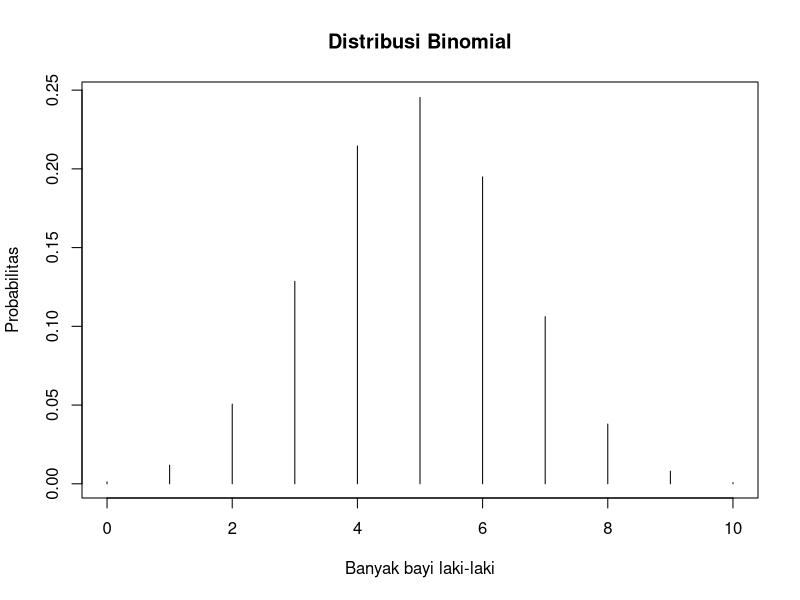
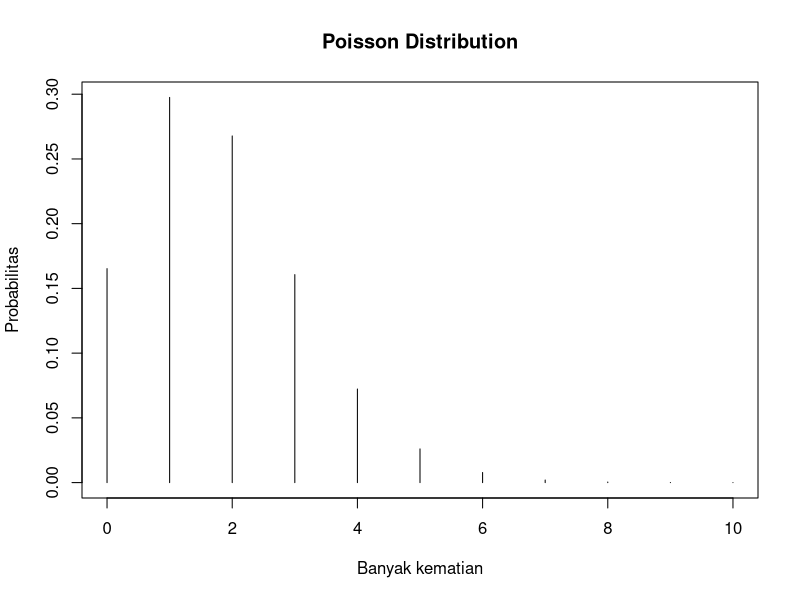
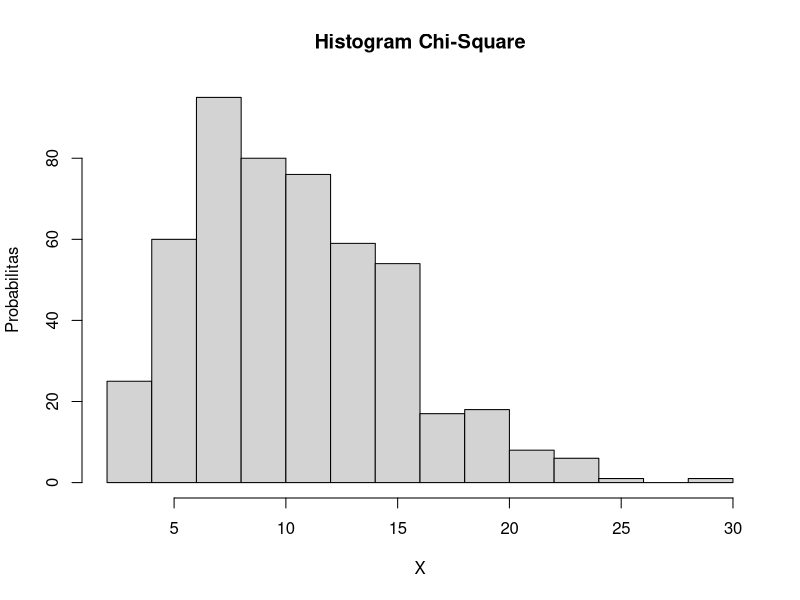

Source code (R) for these figures, in order:

# Nama  : Keyisa Raihan Illah Setiadi
# NRP   : 5025211002
# Kelas : Probabilitas dan Statistik (C)

# No 1
# Probabilitas seorang bayi yang baru lahir berjenis kelamin laki-laki adalah 0,488.
# Jika kita asumsikan bahwa dalam satu hari di rumah sakit terdapat 10 kelahiran,
# maka:

# Poin 1a.
# Bagaimana pendistribusian banyak bayi laki-laki? Tentukan distribusi dengan
# parameter yang sesuai.
# Jawab : 
# Distribusi yang sesuai adalah distribusi binomial, karena kemungkinannya hanya ada 2 yaitu Laki laki/ tidak laki laki
# Lalu karena terdapat lebih dari 1 maka termasuk distribusi Binomial bukan bernouli
# Rumus -> P(X=k) = (10Ck) 0.488^k (1-0.488)^(10-k)

# Poin 1b.
# Berapa probabilitas bahwa tepat tiga bayi di antaranya berjenis kelamin lakilaki?
# Jawab : 
x <- 3
p <- 0.488
size <- 10
ans <- dbinom(x=x, size=size, prob=p)
ans

# Poin 1c.
# Berapa probabilitas bahwa kurang dari tiga bayi di antaranya berjenis kelamin
# laki-laki?
# Jawab : 
q <- 2
p <- 0.488
size <- 10
ans <-  pbinom(q=q, size=size, prob=p)
ans

# Poin 1d.
# Berapa probabilitas bahwa tiga atau lebih bayi di antaranya berjenis kelamin
# laki-laki?
# Jawab : 
q <- 2
p <- 0.488
size <- 10
left <- FALSE
ans <- pbinom(q=q, size=size, prob=p, lower.tail=left)
ans

# Poin 1e.
# Berapa nilai harapan dan simpangan baku banyak bayi laki-laki?
# Jawab : 
n <- 10
p <- 0.488
nilai_harapan <- n*p
nilai_harapan
simpangan_baku <- sqrt(n*p*(1-p))
simpangan_baku

# Poin 1f.
# Gambarkan histogram pendistribusian banyak bayi laki-laki.
# Jawab : 
n <- 0:10
size <- 10
p <- 0.488
plot(n, dbinom(x=n, size=size, prob=p), 
     type='h',
     main='Distribusi Binomial',
     xlab='Banyak bayi laki-laki',
     ylab='Probabilitas'
     )

# No 2
# Misalkan banyak kematian karena kanker tulang untuk seluruh pekerja di pabrik
# ban dalam 20 tahun ke depan adalah 1,8

# Poin 2a.
# Bagaimana pendistribusian banyak kematian karena kanker tulang? Tentukan
# distribusi dengan parameter yang sesuai.
# Jawab : 
# Distribusi yang sesuai adalah poison, dikarenakan terjadi pada lingkup 
# ruang dan waktu tertentu
# Rumus -> P(X=k) = e^(-1.8) (1.8^k / k!)

# Poin 2b.
# Ada 4 kematian akibat kanker tulang yang dilaporkan di kalangan pekerja
# pabrik ban, apakah itu peristiwa yang tidak biasa? Hitung probabilitas
# berdasarkan distribusi yang telah dipilih.
# Jawab : Kejadianya tergolong tidak biasa, namun bukan yang sangat jarang
# Karena kemungkinan terjadinya tergolong tidak terlalu jauh dengan
# kemungkinan terjaidnya pada daerah dekat dengan lambda, yaitu->
x <- 0
lambda <- 1.8
ans <- dpois(x=x,lambda=lambda)
ans

# Poin 2c.
# Berapa peluang paling banyak 4 kematian akibat kanker tulang?
# Jawab : 
q <- 4
lambda <- 1.8
ans <- ppois(q=q, lambda=lambda)
ans

# Poin 2d.
# Berapa peluang lebih dari 4 kematian akibat kanker tulang?
# Jawab : 
q <- 4
lambda <- 1.8
left <- FALSE
ans <- ppois(q=q, lambda=lambda, lower.tail=left)
ans

# Poin 2e.
# Berdasarkan distribusi yang telah dipilih, berapakah nilai harapan dan standar
# deviasi banyak kematian akibat kanker tulang untuk pekerja pabrik ban?
# Jawab : 
nilai_harapan <- lambda <- 1.8
nilai_harapan
standar_deviasi <- sqrt(lambda)
standar_deviasi

# Poin 2f.
# Gambarkan histogram pendistribusian banyak banyak kematian akibat kanker
# tulang untuk pekerja pabrik ban.
# Jawab : 
n <- 0:10
lambda <- 1.8
plot(n, dpois(n, lambda=lambda),
     type='h',
     main='Poisson Distribution',
     ylab='Probabilitas',
     xlab ='Banyak kematian'
     )

# Poin 2g.
# Gunakan simulasi untuk memeriksa hasil sebelumnya.
n <- 10
lambda <- 1.8
set.seed(123456789)
ans = rpois(n=n, lambda=lambda)
ans

# Poin 2h.
# Jelaskan banyak kematian akibat kanker tulang berdasarkan simulasi Anda.
# Bandingkan jawaban pada pertanyaan 2d dengan hasil simulasi Anda.
# Jawab :
# Pada simulasi dengan set.seed(123456789) agar reproducible dengan jumlah simulasi n = 10
# Didapat hasil [2,2,2,2,4,4,1,4,1,1], dari hasil simulasi tersebut dapat kita lihat hasil 
# yang muncul cukup beragam, namun tidak terlalu jauh dari nilai lambda/mean yaitu 1.8
# karena kemungkinan terbesar kematian terjadi terletak pada daerah dekat lambda/ range 0-5
# Seperti jawaban 2d, kejadian kematian = 4 bukanlah hal yang biasa, namun tidak jarang terjadi
# dibuktikan dengan kemunculan yang cukup sering pada simulasi (walaupun tergantung seed pada simulasi)
# jumlah kematian yang biasa terjadi terletak pada angka 1 atau 2 (setelah dibandingkan dengan beberapa seed lain)

# No 3
# Diketahui nilai x = 3 dan v = 10. Tentukan:

# Poin 3a.
# Fungsi probabilitas dari distribusi Chi-Square
# Jawab : 
x <- 2
v <- 10
ans <- dchisq(x=x, df=v)
ans

# Poin 3b.
# Histogram dari distribusi Chi-Square dengan 500 data acak.
# Jawab : 
set.seed(123456789)
n <- 500
v <- 10
hist(rchisq(n, v), xlab = "X", ylab = "Probabilitas", main = "Histogram Chi-Square")

# Poin 3c.
# Nilai rataan (μ) dan varian (σ²) dari distribusi Chi-Square
# Jawab : 
rataan <- v <- 10
rataan
varian = 2 * v
varian
